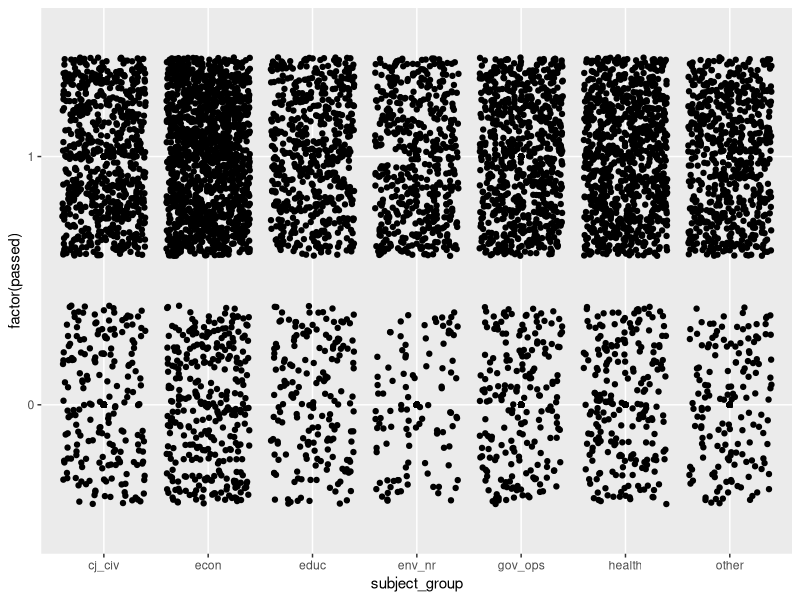
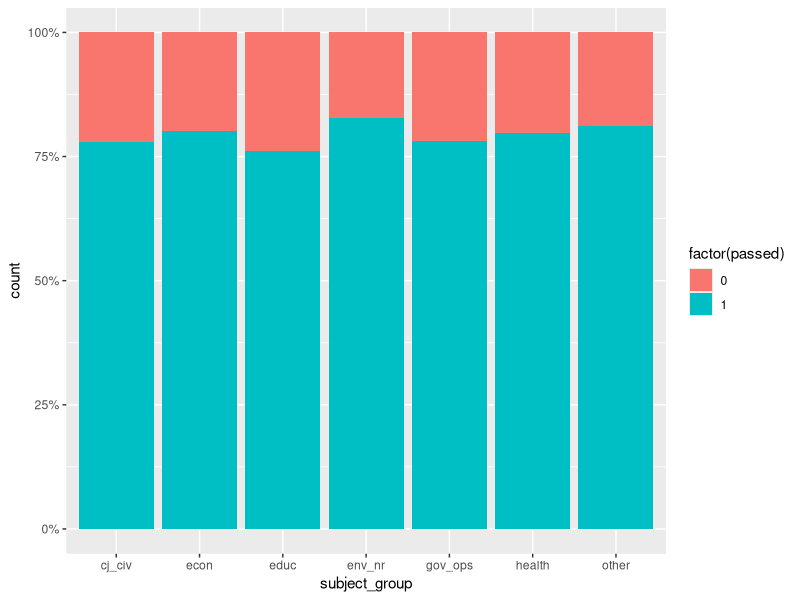
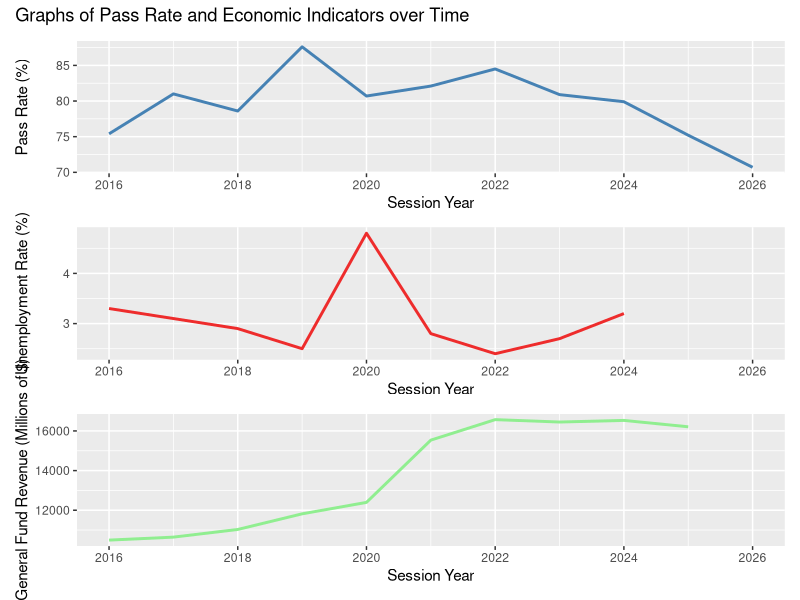

Here is the R script that generated these plots, in order:
# time to explore and visualize data


# setting working directory
setwd("C:/Users/gabri/Documents/research_capstone")

# cleaning environment
rm(list = ls())

# loading packages
library(tidyverse)
library(patchwork)
library(xtable)


# loading and cleaning df_bills
df_bills <- read.csv('df_bills.csv')


## slimming df to only necessary variables
df_slim <- df_bills %>% select(-substitute_sponsors,
                               -subjects_changed,
                               -committees,
                               -money_appropriated,
                               -final_chamber,
                               -session_id,
                               -party,
                               -co_sponsors,
                               -floor_sponsor,
                               -sponsor,
                               -sponsor_id,
                               -last_action,
                               -last_action_owner,
                               -num_substitutes)

df_slim <- df_slim %>% as_tibble()



#==subjects pass rates & distributions==========================================

df_subjs = df_slim %>% select(subject_group, cj_civ, econ, educ, env_nr, 
                              gov_ops, health, other, passed)

df_slim %>%  ggplot(
  mapping = aes(x=subject_group, y=factor(passed))
) +
  geom_point()+
  geom_jitter()

ggplot(
  data = df_slim,
  mapping = aes(x=subject_group, fill = factor(passed)),
) +
  geom_bar(position = "fill") +
  scale_y_continuous(labels = scales::percent)



#==table of all subject variables counts, pass counts, and pass rates===========
subj_vars <- c("econ", "gov_ops", "educ", 
                 "cj_civ", "health", "env_nr",
                 "other")

subject_table <- bind_rows(
  lapply(subj_vars, function(var) {
    df_slim %>%
      filter(.data[[var]] == 1) %>%
      summarise(
        Variable = var,
        N_coded_1 = n(),
        N_passed = sum(passed == 1, na.rm = TRUE),
        Pass_rate = round(mean(passed == 1, na.rm = TRUE) * 100, 1)
      )
  })
)

print(subject_table)

##print for LaTeX
x_subject_table <- xtable(subject_table, label = 'subject_table')
print(x_subject_table, type='latex')



#==table of other binary variables pass rates===================================
binary_vars = c('money1', 'committee1','party1', 'chamber1')

summary_table <- bind_rows(
  lapply(binary_vars, function(var) {
    df_slim %>%
      summarise(
        Variable = var,
        N_1 = sum(.data[[var]] == 1, na.rm = TRUE),
        N_passed_1 = sum(.data[[var]] == 1 & passed == 1, na.rm = TRUE),
        Pass_rate_1 = round(N_passed_1 / N_1 * 100, 1),
        N_0 = sum(.data[[var]] == 0, na.rm = TRUE),
        N_passed_0 = sum(.data[[var]] == 0 & passed == 1, na.rm = TRUE),
        Pass_rate_0 = round(N_passed_0 / N_0 * 100, 1)
      )
  })
)
print(summary_table)

##print for LaTeX
x_summary_table <- xtable(summary_table)
print(x_summary_table, type='latex')



#==Linear plot of money_real, gfund, and unemp compared to passed rate over time
pass_rate_by_year <- function(data, year_var, outcome_var) {
  data %>%
    group_by({{ year_var }}) %>%
    summarise(
      total_bills = n(),
      bills_passed = sum({{ outcome_var }} == 1, na.rm = TRUE),
      pass_rate = round(bills_passed / total_bills * 100, 1)
    )
}

unemp_year = df_slim %>% 
  group_by(session_year) %>% 
  select(session_year, unemp_rate) %>% 
  distinct()

gfund_year = df_slim %>% 
  group_by(session_year) %>% 
  select(session_year, gfund_real) %>% 
  distinct()
gfund_year$gfund_real <- gfund_year$gfund_real/1000000

df_time = pass_rate_by_year(df_slim, session_year, passed)

df_time = merge(df_time, unemp_year, by = 'session_year')
df_time = merge(df_time, gfund_year, by = 'session_year')

pass_plt <- df_time %>% 
  ggplot(aes(x=session_year, y=pass_rate))+
  geom_line(color='steelblue', linewidth = 1)+
  labs(
    y= "Pass Rate (%)",
    x = "Session Year"
  )

unemp_plt <- df_time %>% 
  ggplot(aes(x=session_year, y=unemp_rate))+
  geom_line(color='firebrick2', linewidth = 1)+
  labs(
    y= "Unemployment Rate (%)",
    x= "Session Year"
  )

gfund_plt <- df_time %>% 
  ggplot(aes(x=session_year, y=gfund_real))+
  geom_line(color='lightgreen', linewidth = 1)+
  labs(
    y= "General Fund Revenue (Millions of $)",
    x = "Session Year"
  )

big_plt = pass_plt/unemp_plt/gfund_plt +
  plot_annotation(
    title = "Graphs of Pass Rate and Economic Indicators over Time"
  )
big_plt
